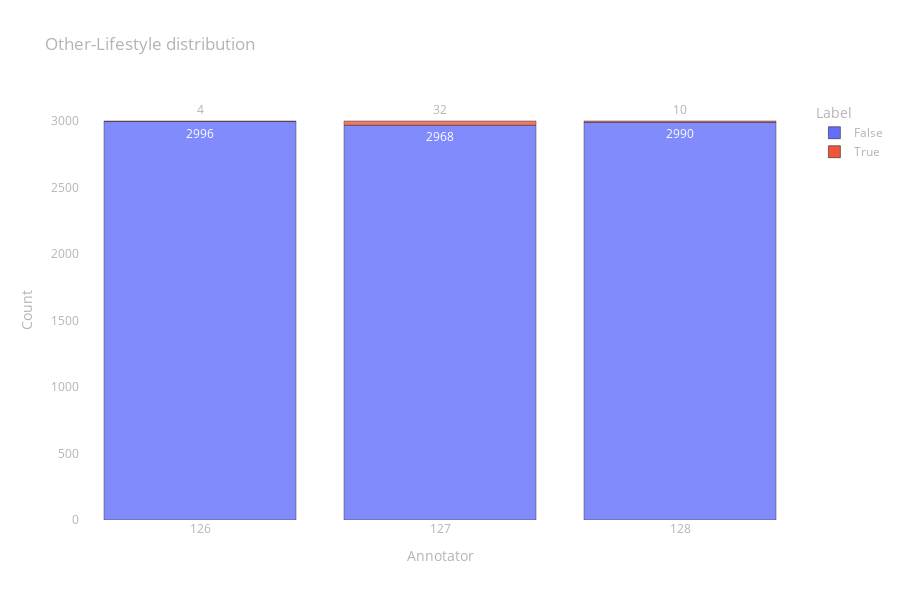

The notebook cell saved with this chart:
### Code cell
fig = px.bar(
    data_frame=prepare_data_to_px(other_lifestyle),
    x="Annotator", y="Count", color="Label", opacity=0.8,
    height=600, text="Count", title="Other-Lifestyle distribution")

fig.update_layout(layout)

fig.show()

### Figure 1 — Plotly figure (JSON) as saved in the notebook; plotly's stock layout.template omitted (floating-point values rounded to 4 significant figures)
{"data": [{"alignmentgroup": "True", "hovertemplate": "Label=False<br>Annotator=%{x}<br>Count=%{text}<extra></extra>", "legendgroup": "False", "marker": {"color": "#636efa", "opacity": 0.8, "pattern": {"shape": ""}}, "name": "False", "offsetgroup": "False", "orientation": "v", "showlegend": true, "text": [2996, 2968, 2990], "textposition": "auto", "type": "bar", "x": [126, 127, 128], "xaxis": "x", "y": [2996, 2968, 2990], "yaxis": "y"}, {"alignmentgroup": "True", "hovertemplate": "Label=True<br>Annotator=%{x}<br>Count=%{text}<extra></extra>", "legendgroup": "True", "marker": {"color": "#EF553B", "opacity": 0.8, "pattern": {"shape": ""}}, "name": "True", "offsetgroup": "True", "orientation": "v", "showlegend": true, "text": [4, 32, 10], "textposition": "auto", "type": "bar", "x": [126, 127, 128], "xaxis": "x", "y": [4, 32, 10], "yaxis": "y"}], "layout": {"barmode": "relative", "font": {"color": "rgb(180,180,180)"}, "height": 600, "legend": {"title": {"text": "Label"}, "tracegroupgap": 0}, "paper_bgcolor": "rgba(0,0,0,0)", "plot_bgcolor": "rgba(0,0,0,0)", "title": {"text": "Other-Lifestyle distribution"}, "xaxis": {"anchor": "y", "domain": [0, 1], "showgrid": false, "title": {"text": "Annotator"}, "type": "category", "zeroline": false}, "yaxis": {"anchor": "x", "domain": [0, 1], "showgrid": false, "title": {"text": "Count"}, "zeroline": false}}}
